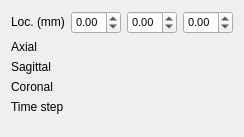
<?xml version="1.0" encoding="UTF-8"?>
<ui version="4.0">
 <class>QmitkImageNavigatorView</class>
 <widget class="QWidget" name="QmitkImageNavigatorView">
  <property name="geometry">
   <rect>
    <x>0</x>
    <y>0</y>
    <width>241</width>
    <height>137</height>
   </rect>
  </property>
  <property name="minimumSize">
   <size>
    <width>0</width>
    <height>0</height>
   </size>
  </property>
  <property name="windowTitle">
   <string>QmitkTemplate</string>
  </property>
  <layout class="QGridLayout" name="gridLayout">
   <item row="1" column="0">
    <widget class="QLabel" name="axialLabel">
     <property name="sizePolicy">
      <sizepolicy hsizetype="Preferred" vsizetype="Fixed">
       <horstretch>0</horstretch>
       <verstretch>0</verstretch>
      </sizepolicy>
     </property>
     <property name="text">
      <string>Axial</string>
     </property>
    </widget>
   </item>
   <item row="0" column="3">
    <widget class="QDoubleSpinBox" name="yWorldCoordSpinBox">
     <property name="accessibleName">
      <string>Location y (mm)</string>
     </property>
     <property name="sizePolicy">
      <sizepolicy hsizetype="Preferred" vsizetype="Fixed">
       <horstretch>0</horstretch>
       <verstretch>0</verstretch>
      </sizepolicy>
     </property>
     <property name="minimumSize">
      <size>
       <width>50</width>
       <height>0</height>
      </size>
     </property>
     <property name="font">
      <font>
       <pointsize>8</pointsize>
      </font>
     </property>
     <property name="keyboardTracking">
      <bool>false</bool>
     </property>
     <property name="decimals">
      <number>2</number>
     </property>
     <property name="minimum">
      <double>-100000.000000000000000</double>
     </property>
     <property name="maximum">
      <double>100000.000000000000000</double>
     </property>
    </widget>
   </item>
   <item row="2" column="2" colspan="3">
    <widget class="QmitkSliceNavigationWidget" name="sagittalSliceNavWidget" native="true">
     <property name="accessibleName">
      <string>Sagittal slice</string>
     </property>
     <property name="sizePolicy">
      <sizepolicy hsizetype="Expanding" vsizetype="Fixed">
       <horstretch>0</horstretch>
       <verstretch>0</verstretch>
      </sizepolicy>
     </property>
    </widget>
   </item>
   <item row="2" column="0">
    <widget class="QLabel" name="sagittalLabel">
     <property name="sizePolicy">
      <sizepolicy hsizetype="Preferred" vsizetype="Fixed">
       <horstretch>0</horstretch>
       <verstretch>0</verstretch>
      </sizepolicy>
     </property>
     <property name="text">
      <string>Sagittal</string>
     </property>
    </widget>
   </item>
   <item row="0" column="4">
    <widget class="QDoubleSpinBox" name="zWorldCoordSpinBox">
     <property name="accessibleName">
      <string>Location z (mm)</string>
     </property>
     <property name="sizePolicy">
      <sizepolicy hsizetype="Preferred" vsizetype="Fixed">
       <horstretch>0</horstretch>
       <verstretch>0</verstretch>
      </sizepolicy>
     </property>
     <property name="minimumSize">
      <size>
       <width>50</width>
       <height>0</height>
      </size>
     </property>
     <property name="font">
      <font>
       <pointsize>8</pointsize>
      </font>
     </property>
     <property name="keyboardTracking">
      <bool>false</bool>
     </property>
     <property name="decimals">
      <number>2</number>
     </property>
     <property name="minimum">
      <double>-100000.000000000000000</double>
     </property>
     <property name="maximum">
      <double>100000.000000000000000</double>
     </property>
    </widget>
   </item>
   <item row="3" column="2" colspan="3">
    <widget class="QmitkSliceNavigationWidget" name="coronalSliceNavWidget" native="true">
     <property name="accessibleName">
      <string>Coronal slice</string>
     </property>
     <property name="sizePolicy">
      <sizepolicy hsizetype="Expanding" vsizetype="Fixed">
       <horstretch>0</horstretch>
       <verstretch>0</verstretch>
      </sizepolicy>
     </property>
    </widget>
   </item>
   <item row="0" column="2">
    <widget class="QDoubleSpinBox" name="xWorldCoordSpinBox">
     <property name="accessibleName">
      <string>Location x (mm)</string>
     </property>
     <property name="sizePolicy">
      <sizepolicy hsizetype="Minimum" vsizetype="Fixed">
       <horstretch>0</horstretch>
       <verstretch>0</verstretch>
      </sizepolicy>
     </property>
     <property name="minimumSize">
      <size>
       <width>50</width>
       <height>0</height>
      </size>
     </property>
     <property name="font">
      <font>
       <pointsize>8</pointsize>
      </font>
     </property>
     <property name="keyboardTracking">
      <bool>false</bool>
     </property>
     <property name="decimals">
      <number>2</number>
     </property>
     <property name="minimum">
      <double>-100000.000000000000000</double>
     </property>
     <property name="maximum">
      <double>100000.000000000000000</double>
     </property>
    </widget>
   </item>
   <item row="1" column="2" colspan="3">
    <widget class="QmitkSliceNavigationWidget" name="axialSliceNavWidget" native="true">
     <property name="accessibleName">
      <string>Axial slice</string>
     </property>
     <property name="sizePolicy">
      <sizepolicy hsizetype="Expanding" vsizetype="Fixed">
       <horstretch>0</horstretch>
       <verstretch>0</verstretch>
      </sizepolicy>
     </property>
     <property name="minimumSize">
      <size>
       <width>0</width>
       <height>0</height>
      </size>
     </property>
    </widget>
   </item>
   <item row="4" column="0">
    <widget class="QLabel" name="timeLabel">
     <property name="sizePolicy">
      <sizepolicy hsizetype="Preferred" vsizetype="Fixed">
       <horstretch>0</horstretch>
       <verstretch>0</verstretch>
      </sizepolicy>
     </property>
     <property name="toolTip">
      <string>Common time step of all images (see the Pixel Value plugin for specific image time steps).</string>
     </property>
     <property name="text">
      <string>Time step</string>
     </property>
    </widget>
   </item>
   <item row="0" column="0">
    <widget class="QLabel" name="locationLabel">
     <property name="sizePolicy">
      <sizepolicy hsizetype="Preferred" vsizetype="Fixed">
       <horstretch>0</horstretch>
       <verstretch>0</verstretch>
      </sizepolicy>
     </property>
     <property name="text">
      <string>Loc. (mm)</string>
     </property>
    </widget>
   </item>
   <item row="3" column="0">
    <widget class="QLabel" name="coronalLabel">
     <property name="sizePolicy">
      <sizepolicy hsizetype="Preferred" vsizetype="Fixed">
       <horstretch>0</horstretch>
       <verstretch>0</verstretch>
      </sizepolicy>
     </property>
     <property name="text">
      <string>Coronal</string>
     </property>
    </widget>
   </item>
   <item row="4" column="2" colspan="3">
    <widget class="QmitkSliceNavigationWidget" name="timeSliceNavWidget" native="true">
     <property name="accessibleName">
      <string>Time step</string>
     </property>
     <property name="sizePolicy">
      <sizepolicy hsizetype="Expanding" vsizetype="Fixed">
       <horstretch>0</horstretch>
       <verstretch>0</verstretch>
      </sizepolicy>
     </property>
    </widget>
   </item>
   <item row="5" column="3" colspan="2">
    <spacer name="verticalSpacer">
     <property name="orientation">
      <enum>Qt::Orientation::Vertical</enum>
     </property>
     <property name="sizeHint" stdset="0">
      <size>
       <width>20</width>
       <height>413</height>
      </size>
     </property>
    </spacer>
   </item>
  </layout>
 </widget>
 <layoutdefault spacing="6" margin="11"/>
 <customwidgets>
  <customwidget>
   <class>QmitkSliceNavigationWidget</class>
   <extends>QWidget</extends>
   <header location="global">QmitkSliceNavigationWidget.h</header>
   <container>1</container>
  </customwidget>
 </customwidgets>
 <includes>
  <include location="local">QmitkDataStorageComboBox.h</include>
 </includes>
 <resources/>
 <connections/>
</ui>
